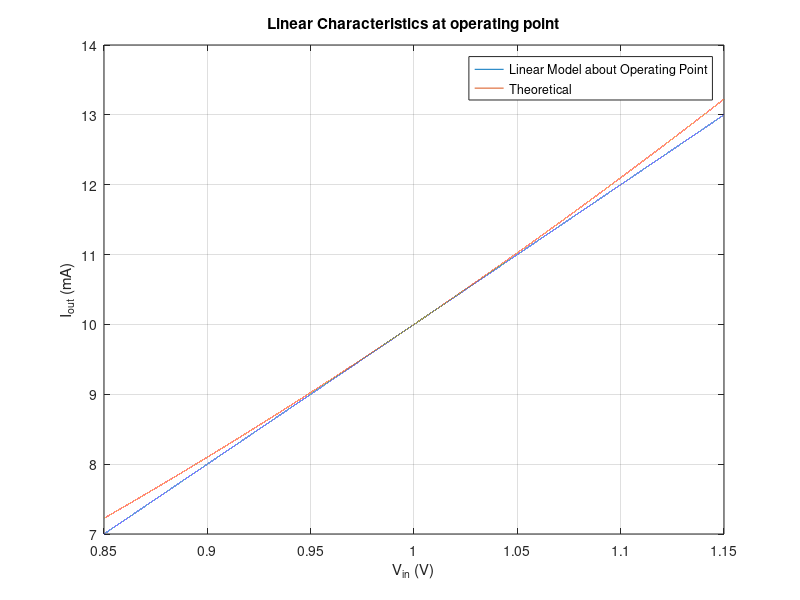

MATLAB code for this plot:
v_in = linspace(0.85, 1.15, 1e5); % in V
i_out_linear = 2*10*v_in - 10; % in mA
i_out_theoretical = 10 * (v_in.^2);

figure;
plot(v_in, i_out_linear, 'DisplayName', 'Linear Model about Operating Point');
hold on;
plot(v_in, i_out_theoretical, 'DisplayName', 'Theoretical')
title('Linear Characteristics at operating point');
xlabel('V_{in} (V)');
ylabel('I_{out} (mA)');
legend('show');
grid on;
saveas(gcf, 'linear_characteristics.png');

tolerance_above_1 = 1;
tolerance_above_5 = 1;
tolerance_below_1 = 1;
tolerance_below_5 = 1;

for i = 1:1e5
error = abs(i_out_theoretical(i) - i_out_linear(i))/abs(i_out_theoretical(i) - 10);

if(i < 5e4)
if(error>0.05)
tolerance_below_5 = i;
end
if(error>0.01)
tolerance_below_1 = i;
end

elseif(i > 5e4)
if(error<=0.05)
tolerance_above_5 = i;
end
if(error<=0.01)
tolerance_above_1 = i;
end
end
end
disp('Tolerance is 1% in the range ');
disp(v_in(tolerance_below_1));
disp(v_in(tolerance_above_1));
disp('Tolerance is 5% in the range ');
disp(v_in(tolerance_below_5));
disp(v_in(tolerance_above_5));